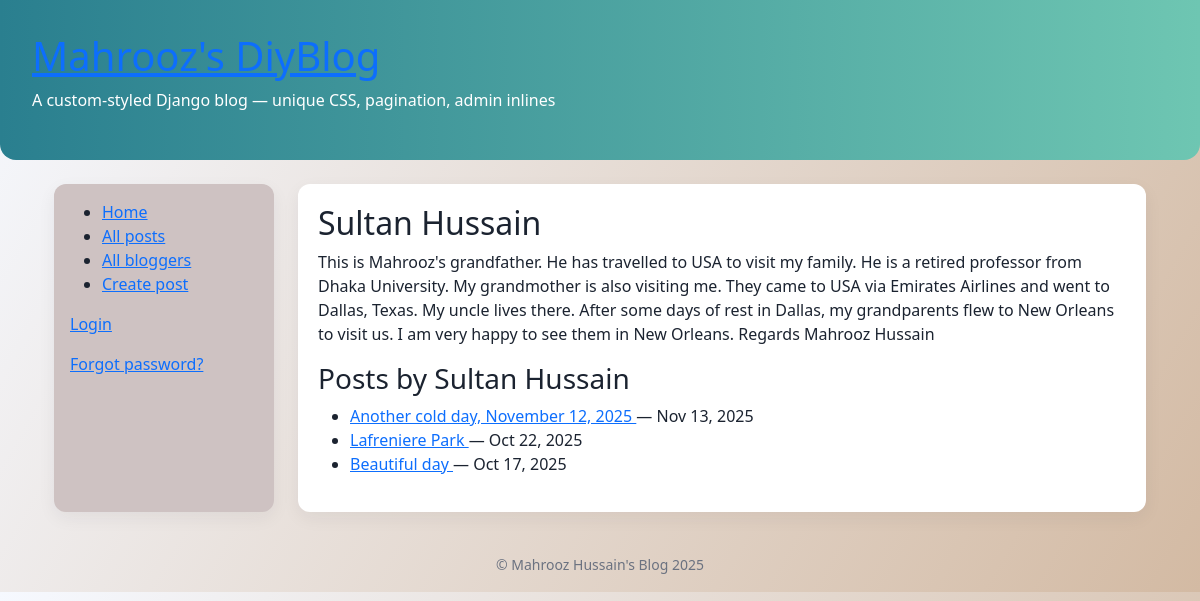
/blog/blogger/1/, run on the app's committed database.
### blog/models.py (models this page shows, shortened)
class Blogger(models.Model):
    user = models.OneToOneField(User, on_delete=models.SET_NULL, null=True, blank=True)
    name = models.CharField(max_length=200)
    bio = models.TextField(blank=True)
    created_at = models.DateTimeField(default=timezone.now)

class BlogPost(models.Model):
    title = models.CharField(max_length=255)
    author = models.ForeignKey(Blogger, on_delete=models.SET_NULL, null=True, related_name='posts')
    content = models.TextField()
    created_at = models.DateTimeField(default=timezone.now, db_index=True)
    class Meta:
        ordering = ['-created_at']  # newest first

### blog/views.py (the view)
# urls.py: path('blogger/<int:pk>/', views.blogger_detail, name='blogger_detail'),
def blogger_detail(request, pk):
    blogger = get_object_or_404(Blogger, pk=pk)
    posts = blogger.posts.all()  # ordering set on BlogPost Meta -> newest first
    return render(request, 'blog/blogger_detail.html', {'blogger': blogger, 'posts': posts})

### blog/templates/blog/blogger_detail.html (shortened to what this page needs)
{% extends 'blog/base.html' %}
{% block content %}
<h2>{{ blogger.name }}</h2>
<div class="bio">
  <p>{{ blogger.bio|default:"No bio provided." }}</p>
</div>
<h3>Posts by {{ blogger.name }}</h3>
<ul>
  {% for p in posts %}
    <li>
      <a href="{% url 'blog:blog_detail' p.author.pk %}">
          {{ p.title }}
      </a>
      — {{ p.created_at|date:"M j, Y" }}
    </li>
  {% empty %}
    <li>No posts by this author.</li>
  {% endfor %}
</ul>
{% endblock %}

### blog/static/css/site.css (style rules this page uses)
body { font-family: "Segoe UI", Roboto, Arial, sans-serif; background: linear-gradient(120deg,#f6f9ff,#d3baa3); color: #1b2330; margin: 0; }

### data on the page
Blogger: name "Sultan Hussain", bio "This is Mahrooz's grandfather. He has travelled to USA to visit my family. He is a retired professor from Dhaka University. My grandmother is also visiting me. They came to USA via Emirates Airlines and went to Dallas, Texas. My uncle lives there. After some days of rest in Dallas, my grandparents flew to New Orleans to visit us. I am very happy to see them in New Orleans. Regards Mahrooz Hussain"
BlogPost: title "Another cold day, November 12, 2025", created_at "Nov 13, 2025"
BlogPost: title "Lafreniere Park", created_at "Oct 22, 2025"
BlogPost: title "Beautiful day", created_at "Oct 17, 2025"
